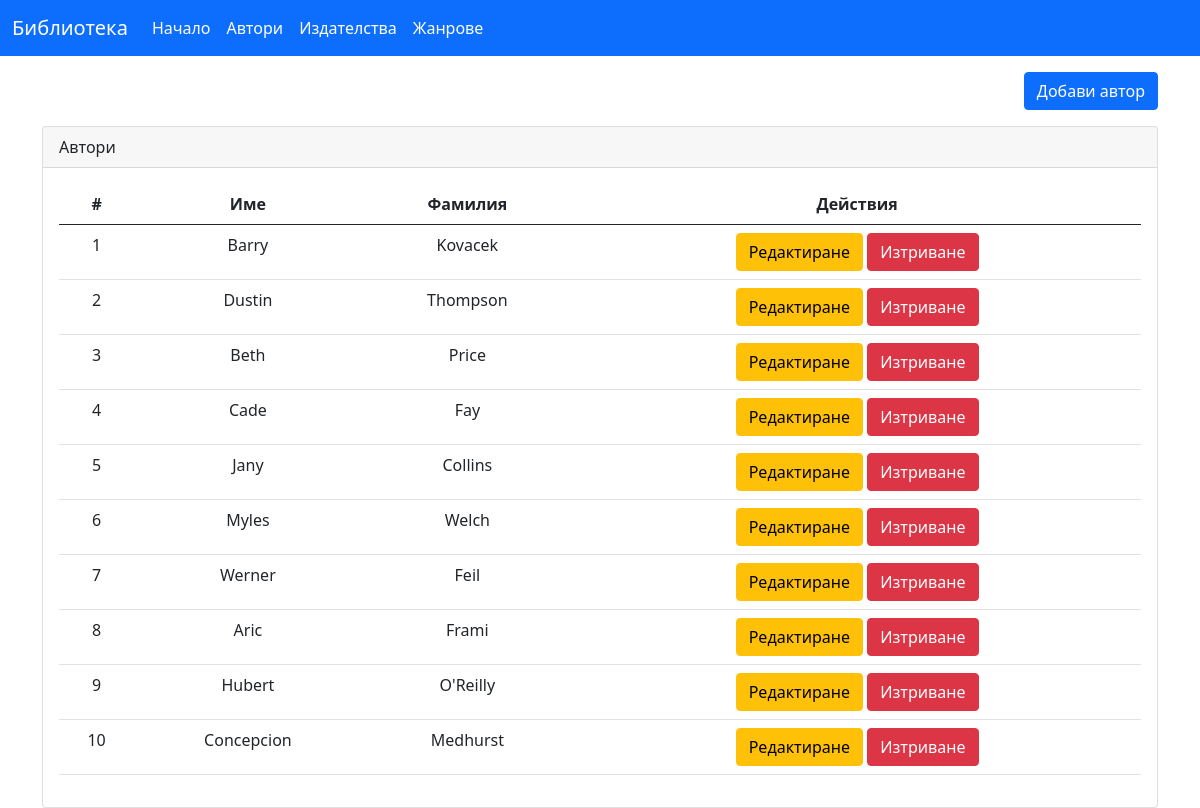
The page /authors.php on the database its author committed.
### tables this page shows
CREATE TABLE `authors` (
  `id` bigint(20) UNSIGNED NOT NULL,
  `firstName` varchar(255) NOT NULL,
  `lastName` varchar(255) NOT NULL,
  `created_at` timestamp NULL DEFAULT NULL,
  `updated_at` timestamp NULL DEFAULT NULL
);

### authors.php (the view, shortened to what this page needs)
<?php
    require_once './includes/config.php';
    $result = $connection->query('SELECT * FROM authors');
    $authors = $result->fetch_all(MYSQLI_ASSOC);
?>
<!DOCTYPE html>
<html lang="en">
<head>
    <link href="https://cdn.jsdelivr.net/npm/bootstrap@5.0.0-beta3/dist/css/bootstrap.min.css" rel="stylesheet">
</head>
<body>
    <?php include_once './includes/navbar.php'; ?>
    <div class="container mt-3">
        <div class="row mt-3">
            <div class="col-md">
                <a class="btn btn-primary float-end">Добави автор</a>
            </div>
        </div>
        <div class="row mt-3">
            <div class="col-md">
                <div class="card">
                    <div class="card-header">
                        Автори
                    </div>
                    <div class="card-body">
                        <?php if(count($authors) > 0) { ?>
                            <table class="table text-center">
                                <thead>
                                    <tr>
                                        <th>#</th>
                                        <th>Име</th>
                                        <th>Фамилия</th>
                                        <th>Действия</th>
                                    </tr>
                                </thead>
                                <tbody>
                                    <?php foreach($authors as $author) { ?>
                                        <tr>
                                            <td><?php echo $author['id']; ?></td>
                                            <td><?php echo $author['firstName']; ?></td>
                                            <td><?php echo $author['lastName']; ?></td>
                                            <td>
                                                <a href="#" class="btn btn-warning">Редактиране</a>
                                                <a href="#" class="btn btn-danger">Изтриване</a>
                                            </td>
                                        </tr>
                                    <?php } ?>
                                </tbody>
                            </table>
                        <?php } else { ?>
                            <div class="alert alert-warning" role="alert">
                                Няма данни в базата в момента!
                            </div>
                        <?php } ?>
                    </div>
                </div>
            </div>
        </div>
    </div>
</body>
</html>

### includes/navbar.php (shortened to what this page needs)
<nav class="navbar navbar-expand-lg navbar-dark bg-primary">
    <div class="container-fluid">
        <a class="navbar-brand" href="index.php">Библиотека</a>
        <div class="collapse navbar-collapse" id="navbarSupportedContent">
            <ul class="navbar-nav me-auto mb-2 mb-lg-0">
                <li class="nav-item">
                    <a class="nav-link active" aria-current="page" href="index.php">Начало</a>
                </li>
                <li class="nav-item">
                    <a class="nav-link active" aria-current="page" href="authors.php">Автори</a>
                </li>
                <li class="nav-item">
                    <a class="nav-link active" aria-current="page" href="publishers.php">Издателства</a>
                </li>
                <li class="nav-item">
                    <a class="nav-link active" aria-current="page" href="genres.php">Жанрове</a>
                </li>
            </ul>
        </div>
    </div>
</nav>

### rows shown on the page
authors: id "1", firstName "Barry", lastName "Kovacek"
authors: id "2", firstName "Dustin", lastName "Thompson"
authors: id "3", firstName "Beth", lastName "Price"
authors: id "4", firstName "Cade", lastName "Fay"
authors: id "5", firstName "Jany", lastName "Collins"
authors: id "6", firstName "Myles", lastName "Welch"
authors: id "7", firstName "Werner", lastName "Feil"
authors: id "8", firstName "Aric", lastName "Frami"
authors: id "9", firstName "Hubert", lastName "O'Reilly"
authors: id "10", firstName "Concepcion", lastName "Medhurst"
